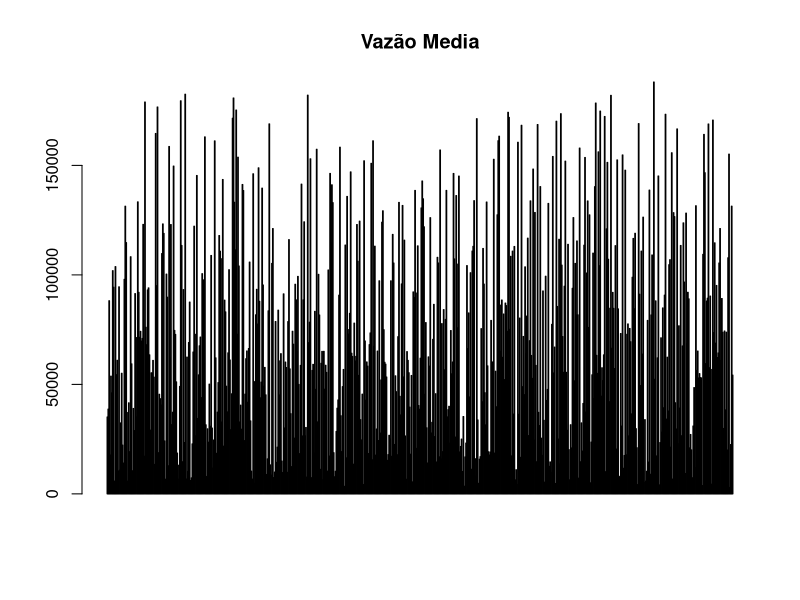
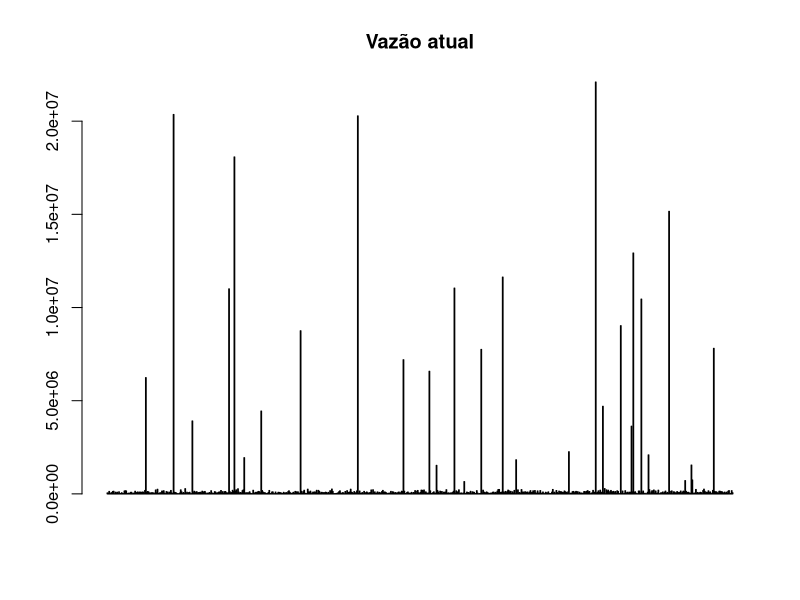
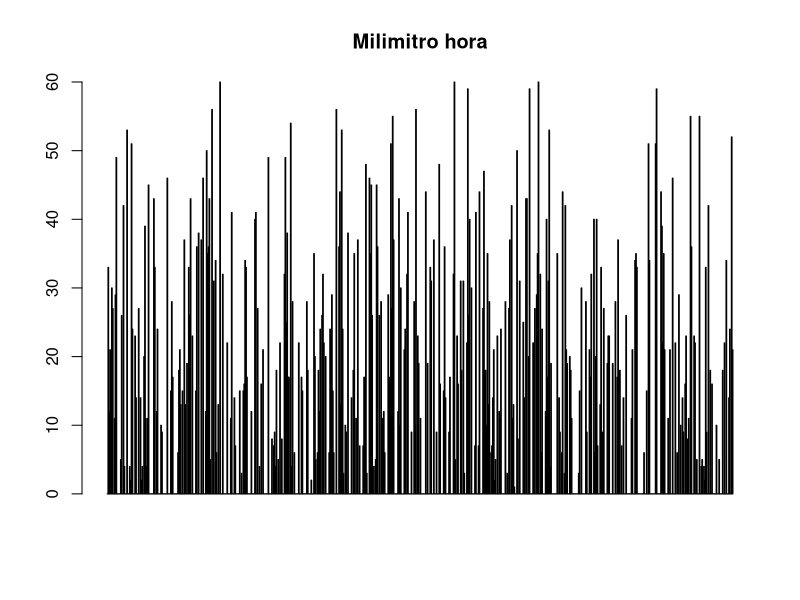
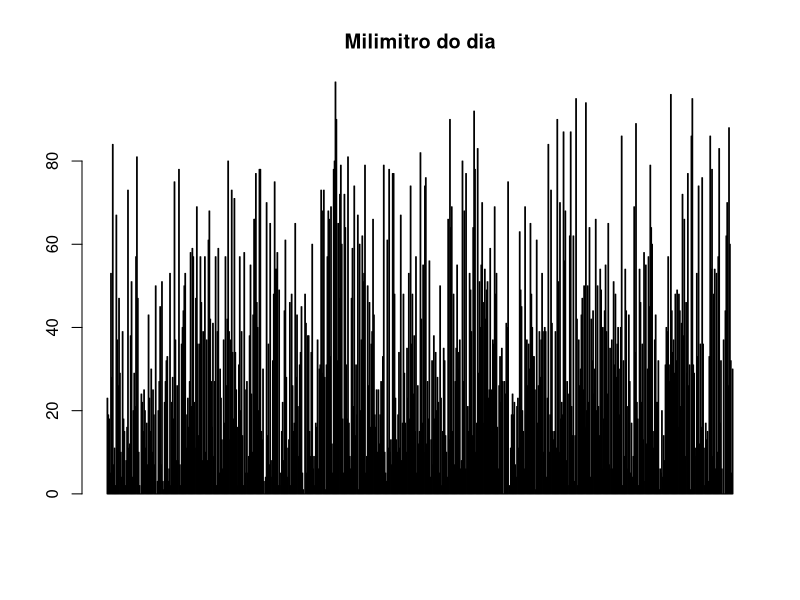
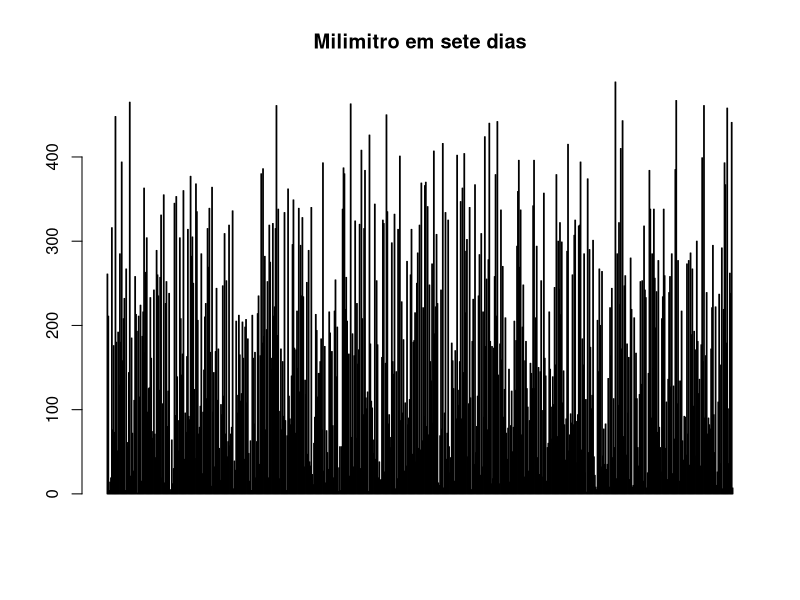
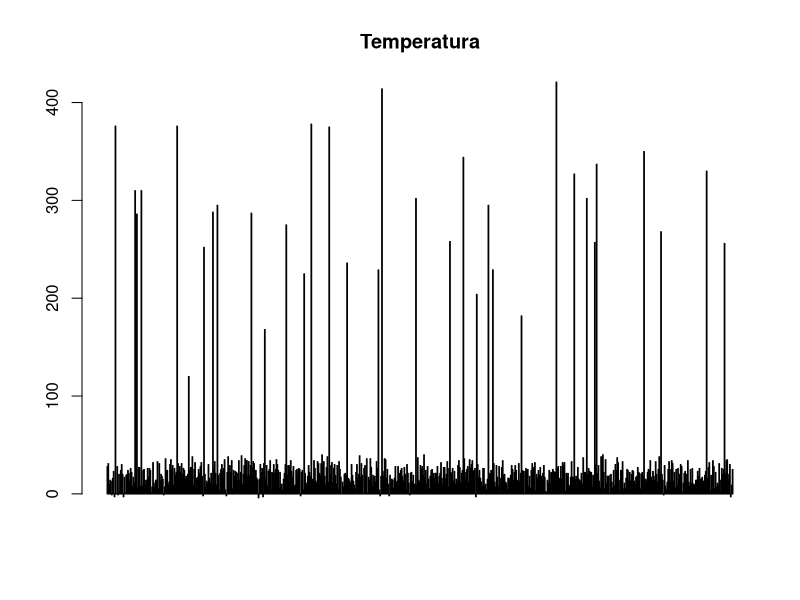
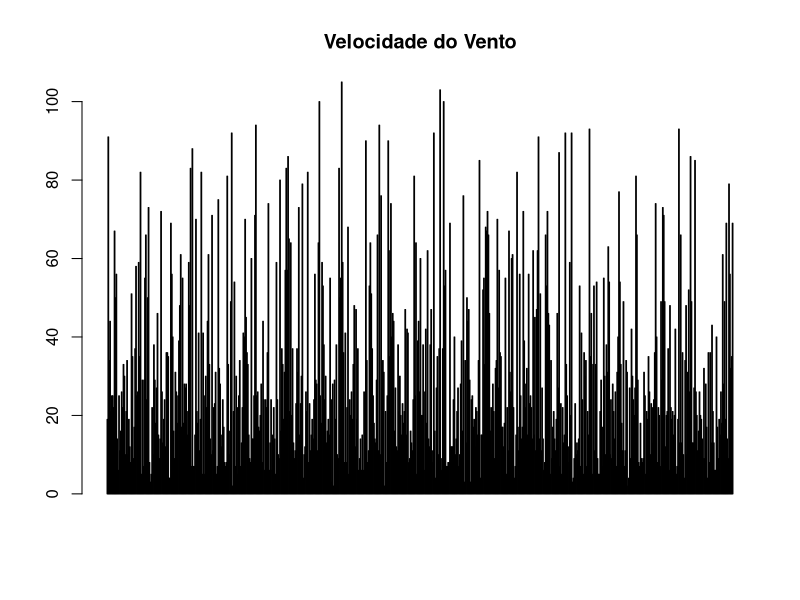
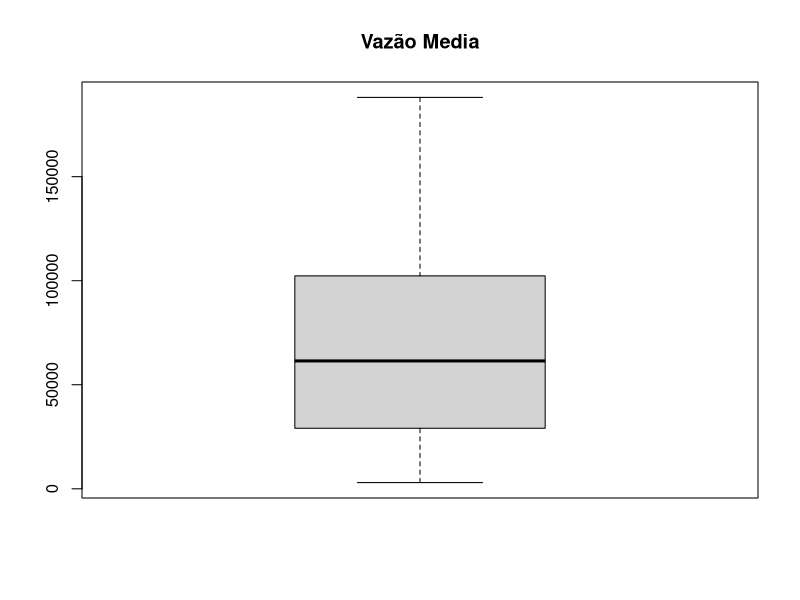

Here is the R script that generated these plots, in order:
## ---- chunk 1
dados = read.csv("dadosAlagamentoPI.csv", sep=",", na.strings = "", stringsAsFactors = T)
dados
## ---- chunk 2
head(dados)
summary(dados)
summary(dados$Vazão.atual)
summary(dados$Temperatura)
## ---- chunk 3
barplot(dados$Vazao.Media,main = "Vazão Media")
barplot(dados$Vazao.atual,main = "Vazão atual")
barplot(dados$Milimitro.hora,main = "Milimitro hora")
barplot(dados$Milimitro.do.dia,main = "Milimitro do dia")
barplot(dados$Milimitro.em.sete.dias,main = "Milimitro em sete dias")
barplot(dados$Temperatura,main = "Temperatura")
barplot(dados$Velocidade.do.Vento,main = "Velocidade do Vento")
## ---- chunk 4
boxplot(dados$Vazao.Media,main = "Vazão Media")
boxplot(dados$Vazao.atual,main = "Vazão atual")
boxplot(dados$Milimitro.hora,main = "Milimitro hora")
boxplot(dados$Milimitro.do.dia,main = "Milimitro do dia")
boxplot(dados$Milimitro.em.sete.dias,main = "Milimitro em sete dias")
boxplot(dados$Temperatura,main = "Temperatura")
boxplot(dados$Velocidade.do.Vento,main = "Velocidade do Vento")
## ---- chunk 5
hist(dados$Vazao.Media,main = "Vazão.Media")
hist(dados$Vazao.atual,main = "Vazão.atual")
hist(dados$Milimitro.hora,main = "Milimitro.hora")
hist(dados$Milimitro.do.dia,main = "Milimitro.do.dia")
hist(dados$Milimitro.em.sete.dias,main = "Milimitro.em.sete.dias")
hist(dados$Temperatura,main = "Temperatura")
hist(dados$Velocidade.do.Vento,main = "Velocidade.do.Vento")
## ---- chunk 6
dados[!complete.cases(dados$Solo),]
## ---- chunk 7
tempErrado = dados[dados$Temperatura < -6|dados$Temperatura >41,]$Temperatura
tempErrado
## ---- chunk 8
medianaTemperatura = median(dados[dados$Temperatura>-6|dados$Temperatura<41,]$Temperatura)
medianaTemperatura
## ---- chunk 9
dados[dados$Temperatura< (-6)|dados$Temperatura>41,]$Temperatura = medianaTemperatura
## ---- chunk 10
vazErrado = dados[dados$Vazao.atual < 999 |dados$Vazao.atual >400001,]$Vazao.atual
vazErrado
## ---- chunk 11
dados <- subset(dados,Vazao.atual < Vazao.Media*2)
dados
## ---- chunk 12
boxplot(dados$Vazao.atual,main = "Vazão Atual")
boxplot(dados$Temperatura,main = "Temperatura")
## ---- chunk 13
summary(dados$Solo)
unique(dados$Solo)
## ---- chunk 14
dados$Solo[dados$Solo == "arenoso" | dados$Solo == "ARENOSO"] = "Arenoso"
dados$Solo[dados$Solo == "argiloso" | dados$Solo =="ARGILOSO"] = "Argiloso"
dados$Solo[dados$Solo=="humifero"] = "Humífero"
dados$Solo[is.na(dados$Solo)]="Arenoso"
dados$Solo = factor(dados$Solo)
unique(dados$Solo)
## ---- chunk 15
mean(dados$Vazao.Media)
mean(dados$Vazao.atual)
mean(dados$Milimitro.hora)
mean(dados$Milimitro.do.dia)
mean(dados$Milimitro.em.sete.dias)
mean(dados$Temperatura)
mean(dados$Velocidade.do.Vento)
unique(dados$Solo)
unique(dados$Notas)
## ---- chunk 16
dados[complete.cases(dados$Notas),]
dados[!complete.cases(dados$Solo),]
## ---- chunk 17
dados <- dados[,-1]
dados
## ---- chunk 18
colnames(dados) = c("vazaoMedia","vazaoAtual","milimitroHora","milimitroDia","milimitroSeteDias","temperatura","velocidadeVento","costa","cidade","vegetacao","montanha","solo","notas","alagou")
dados
## ---- chunk 19
write.csv(dados,"dadosCorretosPI.csv",row.names = TRUE)
## ---- chunk 20
help(write.csv)
